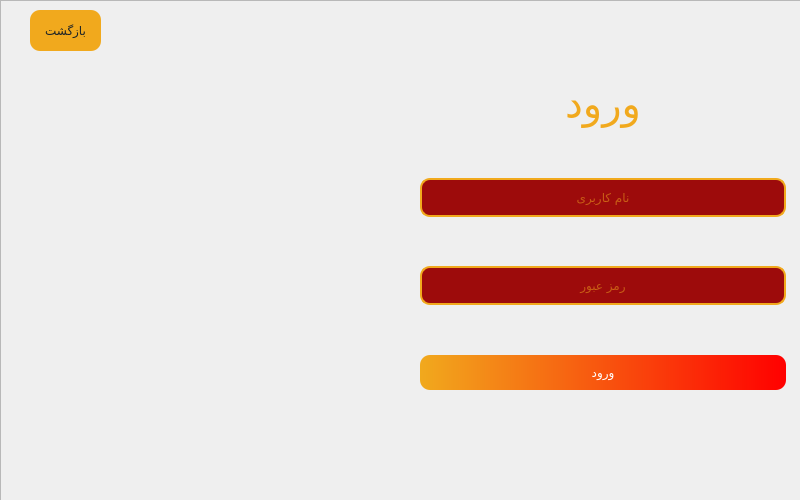
<?xml version="1.0" encoding="UTF-8"?>
<ui version="4.0">
 <class>LoginWindow</class>
 <widget class="QWidget" name="LoginWindow">
  <property name="geometry">
   <rect>
    <x>0</x>
    <y>0</y>
    <width>800</width>
    <height>500</height>
   </rect>
  </property>
  <property name="windowTitle">
   <string>Login</string>
  </property>
  <widget class="QWidget" name="verticalLayoutWidget">
   <property name="geometry">
    <rect>
     <x>420</x>
     <y>80</y>
     <width>366</width>
     <height>353</height>
    </rect>
   </property>
   <property name="cursor">
    <cursorShape>PointingHandCursor</cursorShape>
   </property>
   <layout class="QVBoxLayout" name="verticalLayout">
    <item>
     <widget class="QLabel" name="loginlbl">
      <property name="cursor">
       <cursorShape>ArrowCursor</cursorShape>
      </property>
      <property name="styleSheet">
       <string notr="true">color:#f1a91d;
font-family:Rokh;
border-radius:10px;
font-size:40px;
text-align:center;

</string>
      </property>
      <property name="text">
       <string>ورود</string>
      </property>
      <property name="alignment">
       <set>Qt::AlignmentFlag::AlignCenter</set>
      </property>
     </widget>
    </item>
    <item>
     <spacer name="verticalSpacer">
      <property name="cursor">
       <cursorShape>ArrowCursor</cursorShape>
      </property>
      <property name="orientation">
       <enum>Qt::Orientation::Vertical</enum>
      </property>
      <property name="sizeHint" stdset="0">
       <size>
        <width>20</width>
        <height>40</height>
       </size>
      </property>
     </spacer>
    </item>
    <item>
     <widget class="QLineEdit" name="username">
      <property name="cursor">
       <cursorShape>IBeamCursor</cursorShape>
      </property>
      <property name="styleSheet">
       <string notr="true">width:200px;
background-color:#9d0b0b;
color:#f1a91d;
font-family:Rokh;
padding:8px;
border-radius:10px;
border:2px solid #f1a91d;</string>
      </property>
      <property name="alignment">
       <set>Qt::AlignmentFlag::AlignCenter</set>
      </property>
      <property name="placeholderText">
       <string>نام کاربری</string>
      </property>
     </widget>
    </item>
    <item>
     <spacer name="verticalSpacer_2">
      <property name="cursor">
       <cursorShape>ArrowCursor</cursorShape>
      </property>
      <property name="orientation">
       <enum>Qt::Orientation::Vertical</enum>
      </property>
      <property name="sizeHint" stdset="0">
       <size>
        <width>20</width>
        <height>40</height>
       </size>
      </property>
     </spacer>
    </item>
    <item>
     <widget class="QLineEdit" name="password">
      <property name="cursor">
       <cursorShape>IBeamCursor</cursorShape>
      </property>
      <property name="styleSheet">
       <string notr="true">width:200px;
background-color:#9d0b0b;
color:#f1a91d;
font-family:Rokh;
padding:8px;
border-radius:10px;
border:2px solid #f1a91d;</string>
      </property>
      <property name="alignment">
       <set>Qt::AlignmentFlag::AlignCenter</set>
      </property>
      <property name="placeholderText">
       <string>رمز عبور</string>
      </property>
     </widget>
    </item>
    <item>
     <spacer name="verticalSpacer_3">
      <property name="cursor">
       <cursorShape>ArrowCursor</cursorShape>
      </property>
      <property name="orientation">
       <enum>Qt::Orientation::Vertical</enum>
      </property>
      <property name="sizeHint" stdset="0">
       <size>
        <width>20</width>
        <height>40</height>
       </size>
      </property>
     </spacer>
    </item>
    <item>
     <widget class="QPushButton" name="submit">
      <property name="cursor">
       <cursorShape>PointingHandCursor</cursorShape>
      </property>
      <property name="styleSheet">
       <string notr="true">padding:10px;
background-color:lightgreen;
color:white;
font-family:Rokh;
border-radius:10px;
background-color: qlineargradient(spread:pad, x1:0, y1:0, x2:1, y2:0, stop:0#f1a91d, stop:1 red);</string>
      </property>
      <property name="text">
       <string>ورود</string>
      </property>
     </widget>
    </item>
    <item>
     <spacer name="verticalSpacer_4">
      <property name="cursor">
       <cursorShape>ArrowCursor</cursorShape>
      </property>
      <property name="orientation">
       <enum>Qt::Orientation::Vertical</enum>
      </property>
      <property name="sizeHint" stdset="0">
       <size>
        <width>20</width>
        <height>40</height>
       </size>
      </property>
     </spacer>
    </item>
   </layout>
  </widget>
  <widget class="QFrame" name="frame">
   <property name="geometry">
    <rect>
     <x>0</x>
     <y>0</y>
     <width>801</width>
     <height>501</height>
    </rect>
   </property>
   <property name="cursor">
    <cursorShape>ArrowCursor</cursorShape>
   </property>
   <property name="styleSheet">
    <string notr="true">

border-image: url(:/new/images/loginbg.webp);</string>
   </property>
   <property name="frameShape">
    <enum>QFrame::Shape::StyledPanel</enum>
   </property>
   <property name="frameShadow">
    <enum>QFrame::Shadow::Raised</enum>
   </property>
  </widget>
  <widget class="QPushButton" name="backbtn">
   <property name="geometry">
    <rect>
     <x>30</x>
     <y>10</y>
     <width>71</width>
     <height>41</height>
    </rect>
   </property>
   <property name="cursor">
    <cursorShape>PointingHandCursor</cursorShape>
   </property>
   <property name="styleSheet">
    <string notr="true">padding:10px;
background-color:#f1a91d;
color:#1d2427;
font-family:Rokh;
border-radius:10px;</string>
   </property>
   <property name="text">
    <string>بازگشت</string>
   </property>
  </widget>
  <zorder>frame</zorder>
  <zorder>verticalLayoutWidget</zorder>
  <zorder>backbtn</zorder>
 </widget>
 <resources/>
 <connections/>
</ui>
